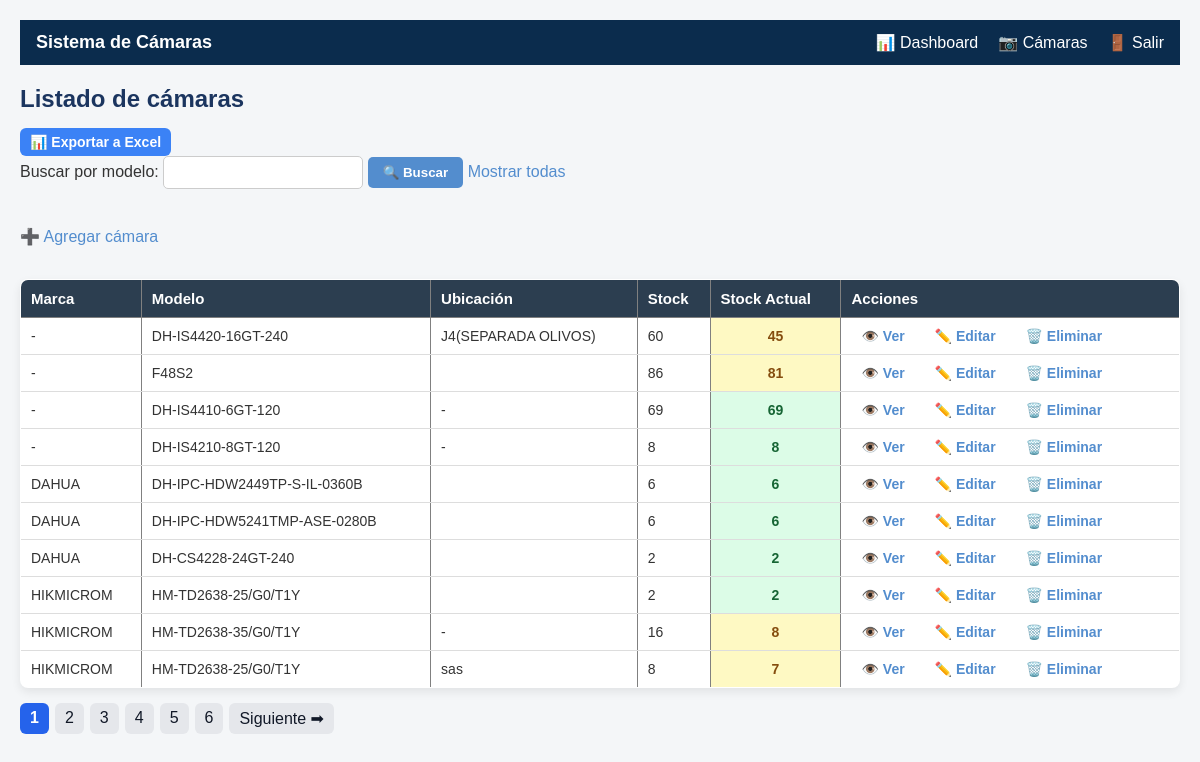
/camaras.php (signed in), run on the app's committed database.
### tables this page shows
CREATE TABLE `camaras` (
  `id_camara` int(11) NOT NULL,
  `marca` varchar(50) DEFAULT NULL,
  `modelo` varchar(50) DEFAULT NULL,
  `ubicacion` varchar(100) DEFAULT NULL,
  `tipo` varchar(20) DEFAULT NULL,
  `resolucion` varchar(20) DEFAULT NULL,
  `nro_serie` varchar(50) DEFAULT NULL,
  `fecha_instalacion` date DEFAULT NULL,
  `ip` varchar(50) DEFAULT NULL,
  `id_ubicacion` int(11) DEFAULT NULL,
  `observaciones` text DEFAULT NULL,
  `stock` int(11) DEFAULT 0,
  `stock actual` int(11) DEFAULT 0,
  `stock_actual` int(11) DEFAULT 0
);

### camaras.php (the view, shortened to what this page needs)
<?php
include "header.php";
include "db/conexion.php";
$por_pagina = 10;
$pagina = isset($_GET['pagina']) ? (int)$_GET['pagina'] : 1;
$inicio = ($pagina - 1) * $por_pagina;
$buscar = '';
if (isset($_GET['buscar']) && $_GET['buscar'] != '') {
    $buscar = $_GET['buscar'];
    $sql = "SELECT * FROM camaras
            WHERE modelo LIKE '%$buscar%'
               OR marca LIKE '%$buscar%'";
} else {
    $sql = "SELECT * FROM camaras";
}
$orden = 'marca';
$direccion = 'ASC';
$sql_total = $sql;
$total_result = $conn->query($sql_total);
$total_camaras = $total_result->num_rows;
$total_paginas = ceil($total_camaras / $por_pagina);
$sql .= " ORDER BY $orden $direccion LIMIT $inicio, $por_pagina";
$result = $conn->query($sql);
?>
<h2>Listado de cámaras</h2>
<a href="exportar_excel.php" class="btn">📊 Exportar a Excel</a>
<form method="GET" action="camaras.php">
    Buscar por modelo:
    <input type="text" name="buscar" value="<?php echo isset($_GET['buscar']) ? $_GET['buscar'] : ''; ?>">
    <button type="submit">🔍 Buscar</button>
    <a href="camaras.php">Mostrar todas</a>
</form>
<br>
<a href="agregar.php">➕ Agregar cámara</a>
<br><br>
<table border="1">
<tr>
  <th>Marca</th>
  <th>Modelo</th>
  <th>Ubicación</th>
  <th>Stock</th>
  <th>Stock Actual</th>
  <th>Acciones</th>
</tr>
<?php
while ($row = $result->fetch_assoc()) {
    if ($row['stock_actual'] == 0) {
        $clase_stock = 'stock-bajo';
    } elseif ($row['stock_actual'] < $row['stock']) {
        $clase_stock = 'stock-medio';
    } else {
        $clase_stock = 'stock-alto';
    }
?>
<tr>
    <td><?php echo $row['marca']; ?></td>
    <td><?php echo $row['modelo']; ?></td>
    <td><?php echo $row['ubicacion']; ?></td>
    <td><?php echo $row['stock']; ?></td>
    <td class="<?php echo $clase_stock; ?>">
        <?php echo $row['stock_actual']; ?>
    </td>
    <td class="acciones">
        <a href="detalle_camara.php?id=<?php echo $row['id_camara']; ?>">👁️ Ver</a>
        <a href="editar.php?id=<?php echo $row['id_camara']; ?>">✏️ Editar</a>
        <a href="eliminar.php?id=<?php echo $row['id_camara']; ?>"
           onclick="return confirm('¿Seguro que querés eliminar esta cámara?');">
           🗑️ Eliminar
        </a>
    </td>
</tr>
<?php } ?>
</table>
<div class="paginacion">
<?php for ($i = 1; $i <= $total_paginas; $i++): ?>
    <a href="?pagina=<?php echo $i; ?>&buscar=<?php echo $buscar; ?>&orden=<?php echo $orden; ?>&dir=<?php echo $direccion; ?>"
       class="<?php echo ($i == $pagina) ? 'activa' : ''; ?>">
       <?php echo $i; ?>
    </a>
<?php endfor; ?>
<?php if ($pagina < $total_paginas): ?>
    <a href="?pagina=<?php echo $pagina + 1; ?>&buscar=<?php echo $buscar; ?>&orden=<?php echo $orden; ?>&dir=<?php echo $direccion; ?>">Siguiente ➡</a>
<?php endif; ?>
</div>

### header.php (shortened to what this page needs)
<!DOCTYPE html>
<html lang="es">
<head>
    <link rel="stylesheet" href="css/estilos.css">
</head>
<body>
<header class="topbar">
    <div class="titulo-sistema">
        Sistema de Cámaras
    </div>
    <nav id="menu">
        <a href="dashboard.php">📊 Dashboard</a>
        <a href="camaras.php">📷 Cámaras</a>
        <a href="logout.php">🚪 Salir</a>
    </nav>
</header>

### css/estilos.css (style rules this page uses)
* { margin: 0; padding: 0; box-sizing: border-box; font-family: Arial, sans-serif; }
body { background-color: #F4F6F8; padding: 20px; color: #333; }
header { background-color: #1B355F; color: #FFFFFF; padding: 15px 20px; display: flex; justify-content: space-between; align-items: center; margin-bottom: 20px; }
header a { color: #FFFFFF; text-decoration: none; font-weight: bold; }
h2 { margin-bottom: 15px; color: #1B355F; }
form { margin-bottom: 20px; }
input[type="text"], input[type="number"] { padding: 8px 10px; border: 1px solid #ccc; border-radius: 5px; width: 200px; }
button { padding: 8px 15px; border: none; background-color: #538DCE; color: #FFFFFF; border-radius: 5px; cursor: pointer; font-weight: bold; }
a { text-decoration: none; color: #538DCE; }
table { margin-top: 15px; width: 100%; border-collapse: collapse; font-family: Calibri, Arial, sans-serif; background-color: #ffffff; box-shadow: 0 4px 10px rgba(0,0,0,0.08); }
table th { background-color: #1B355F; color: #ffffff; padding: 12px; text-align: left; font-size: 15px; }
table td { padding: 10px; border-bottom: 1px solid #e0e0e0; font-size: 14px; }
.stock-alto { background-color: #c7ebd1; color: #14532d; font-weight: bold; text-align: center; }
.stock-medio { background-color: #fff3c4; color: #7a5c00; font-weight: bold; text-align: center; }
td a { text-decoration: none; margin-right: 6px; font-weight: bold; }
.btn { padding: 6px 10px; border-radius: 6px; font-size: 13px; font-weight: bold; text-decoration: none; display: inline-block; transition: all 0.2s ease; }
.topbar { display: flex; align-items: center; justify-content: space-between; background: #0b2c4d; padding: 12px 16px; position: relative; }
.titulo-sistema { color: white; font-size: 18px; font-weight: 600; }
#menu { display: flex; }
#menu a { color: white; text-decoration: none; margin-left: 20px; font-weight: 500; }
table { width: 100%; border-collapse: collapse; background: #fff; border-radius: 8px; overflow: hidden; box-shadow: 0 4px 10px rgba(0,0,0,0.08); }
th { background: #1f2937; color: #fff; padding: 12px; text-align: left; font-weight: 600; }
td { padding: 10px 12px; border-bottom: 1px solid #e5e7eb; }
.stock-alto { background: #dcfce7; color: #166534; font-weight: 600; text-align: center; }
.stock-medio { background: #fef9c3; color: #854d0e; font-weight: 600; text-align: center; }
.btn { padding: 6px 10px; border-radius: 6px; text-decoration: none; font-size: 14px; font-weight: 600; display: inline-block; }
.paginacion { margin-top: 15px; display: flex; gap: 6px; flex-wrap: wrap; }
.paginacion a { padding: 6px 10px; background: #e5e7eb; border-radius: 6px; text-decoration: none; color: #111827; }
.paginacion a.activa { background: #2563eb; color: white; font-weight: bold; }
.btn { padding: 6px 10px; border-radius: 6px; text-decoration: none; font-size: 14px; font-weight: 600; display: inline-block; background: #3b82f6; color: white; }
td.acciones a { padding: 6px 10px; border-radius: 5px; font-size: 14px; }
table { width: 100%; border-collapse: collapse; margin-top: 15px; background: #fff; }
table th { background-color: #2c3e50; color: white; padding: 10px; text-align: left; }
table td { padding: 10px; border-bottom: 1px solid #ddd; }

### data on the page
camaras: marca "-", modelo "DH-IS4420-16GT-240", ubicacion "J4(SEPARADA OLIVOS)", stock "60", stock_actual "45"
camaras: marca "-", modelo "F48S2", stock "86", stock_actual "81"
camaras: marca "-", modelo "DH-IS4410-6GT-120", ubicacion "-", stock "69", stock_actual "69"
camaras: marca "-", modelo "DH-IS4210-8GT-120", ubicacion "-", stock "8", stock_actual "8"
camaras: marca "DAHUA", modelo "DH-IPC-HDW2449TP-S-IL-0360B", stock "6", stock_actual "6"
camaras: marca "DAHUA", modelo "DH-IPC-HDW5241TMP-ASE-0280B", stock "6", stock_actual "6"
camaras: marca "DAHUA", modelo "DH-CS4228-24GT-240", stock "2", stock_actual "2"
camaras: marca "HIKMICROM", modelo "HM-TD2638-25/G0/T1Y", stock "2", stock_actual "2"
camaras: marca "HIKMICROM", modelo "HM-TD2638-35/G0/T1Y", ubicacion "-", stock "16", stock_actual "8"
camaras: marca "HIKMICROM", modelo "HM-TD2638-25/G0/T1Y", ubicacion "sas", stock "8", stock_actual "7"
